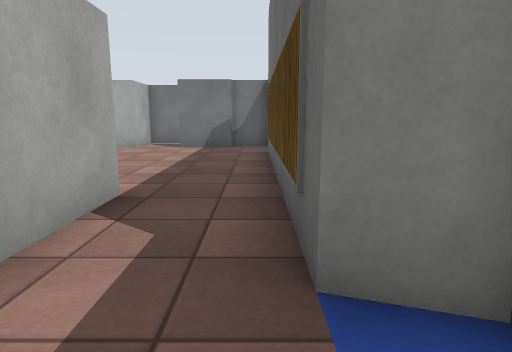
View 1 (above)

16 first-person views from a walk through a Gazebo world. The camera is 1.1 m above the floor, tilts 10° down and sees 75° across. The floor is counted in squares, 1 m on a side. Each view is taken from the middle of a square. On the plan, view 1 faces up. The plan holds only what a view shows up to about 13 squares ahead; the rest is blank. Surface patterns are stand-ins for the level's own textures.

View 2
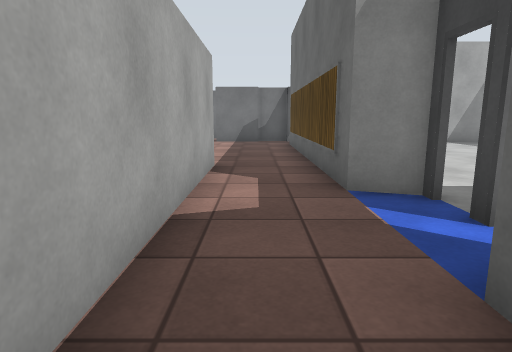

View 3
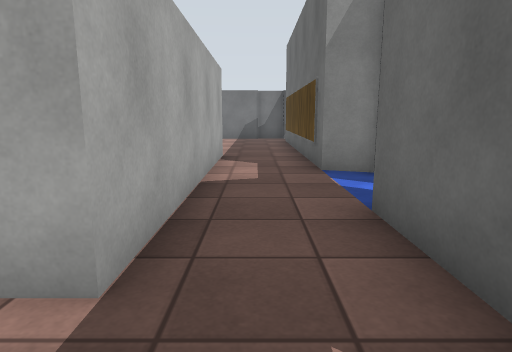

View 4
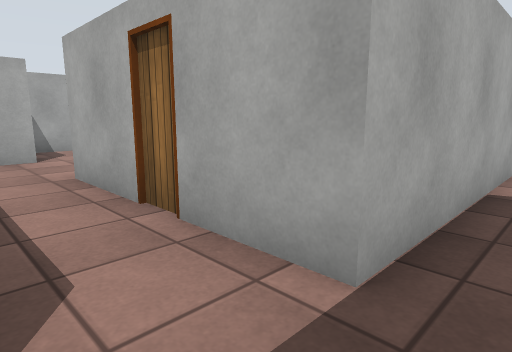

View 5
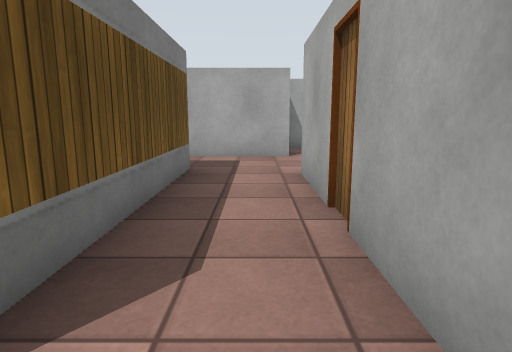

View 6
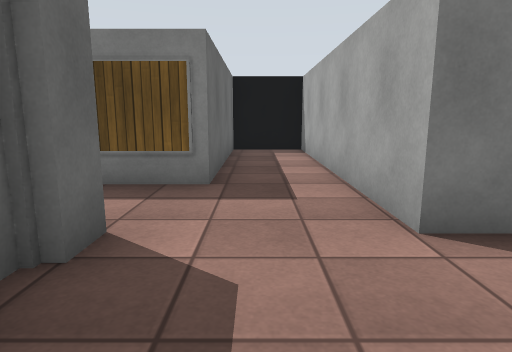

View 7
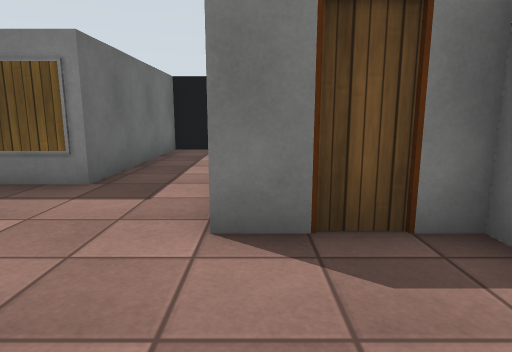

View 8
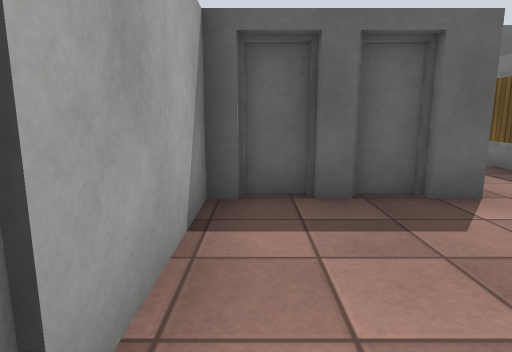

View 9
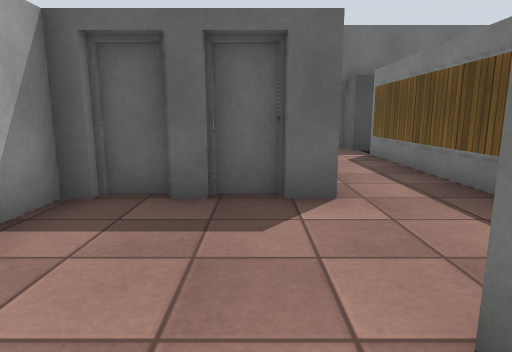

View 10
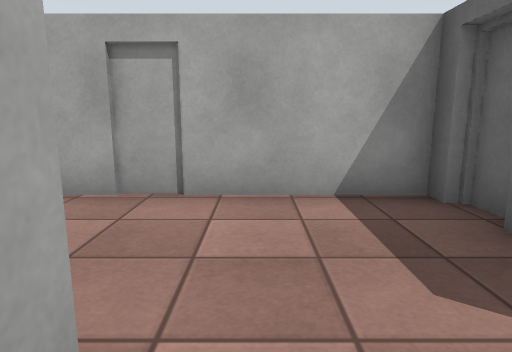

View 11
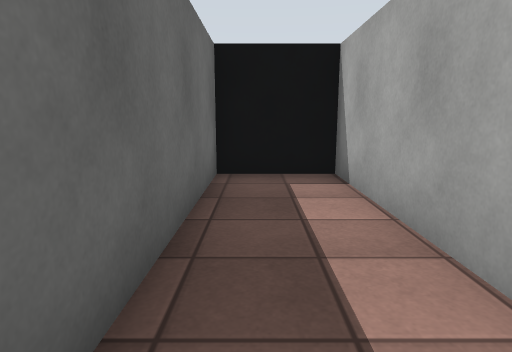

View 12
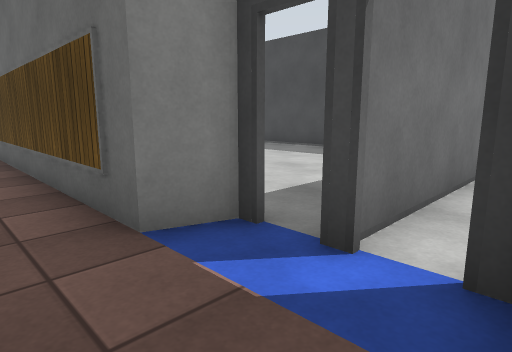

View 13
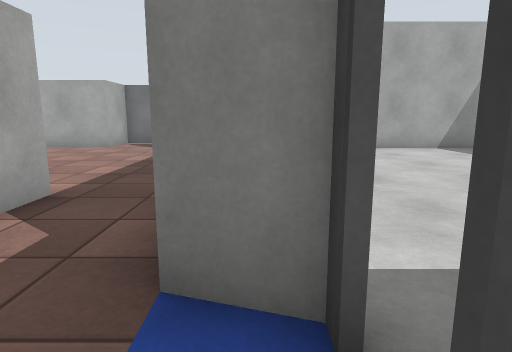

View 14
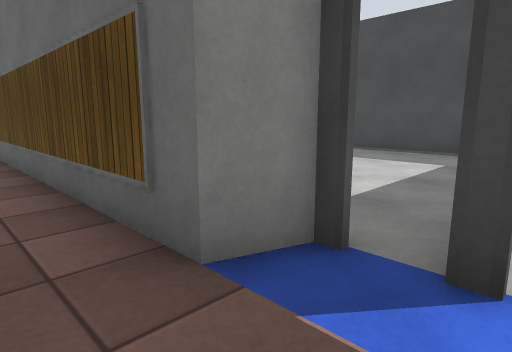

View 15
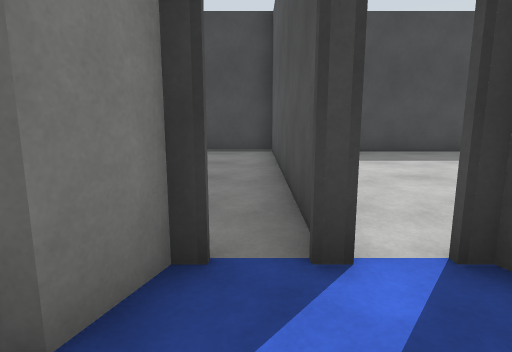

View 16
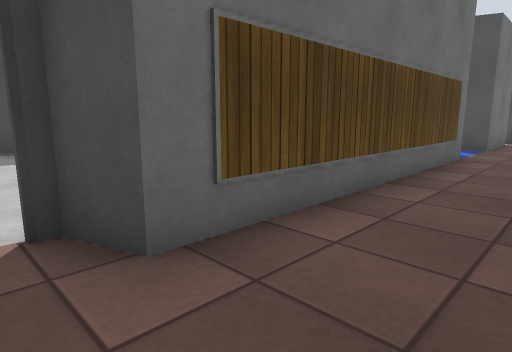

### Floor plan
Ten units are one square. View 1 is at (0, 0); x grows to the right and y downward. Boxes are objects, and circles mark ways between rooms. Rooms are numbered by the first view taken in them; rooms with no view inside come last. Other rooms are left out.
<svg viewBox="-137 -135 240 255">
<path fill="none" stroke="#000" d="M-20 -6 -20 31M4 35 4 11 15 8M-73 25 -73 12M-75 14 -75 8M-73 9 -73 -2M-75 -1 -75 -7 -129 -7M-132 14 -132 31 -106 31 -106 115 -82 115 -82 54 -19 54M-20 31 -75 31 -75 24M-8 54 5 54M4 44 4 35M-20 -48 -20 -6M-45 -126 -70 -126M4 -20 4 -108 14 -112M-9 -124 -29 -124M5 -126 -10 -126M14 -12 14 -16 4 -20M14 -5 98 -5 98 -70M89 -120 52 -120"/>
<circle cx="-10" cy="30" r="3" fill="#2a7"/>
<circle cx="-10" cy="-10" r="3" fill="#2a7"/>
<circle cx="5" cy="-10" r="3" fill="#2a7"/>
<text x="-10" y="10">1</text>
<text x="-80" y="40">2</text>
<text x="-90" y="-60">3</text>
<text x="50" y="-60">4</text>
</svg>
Room 1 opens to room 2. Room 1 opens to room 3. Room 1 opens to room 4.

Where each view was taken, in squares from view 1:
view 1: 0 up, 0 right, facing up
view 2: 3 down, 1 left, facing up
view 3: 5 down, 1 left, facing up
view 4: 5 down, 1 left, facing up-left
view 5: 4 down, 1 left, facing left
view 6: 0 up, 9 left, facing down
view 7: 0 up, 11 left, facing down
view 8: 0 up, 12 left, facing right
view 9: 2 down, 12 left, facing right
view 10: 4 down, 10 left, facing up
view 11: 5 down, 9 left, facing down
view 12: 1 down, 1 left, facing up-right
view 13: 0 up, 1 right, facing up
view 14: 0 up, 1 left, facing up-right
view 15: 1 up, 1 left, facing right
view 16: 12 up, 2 left, facing down-right
